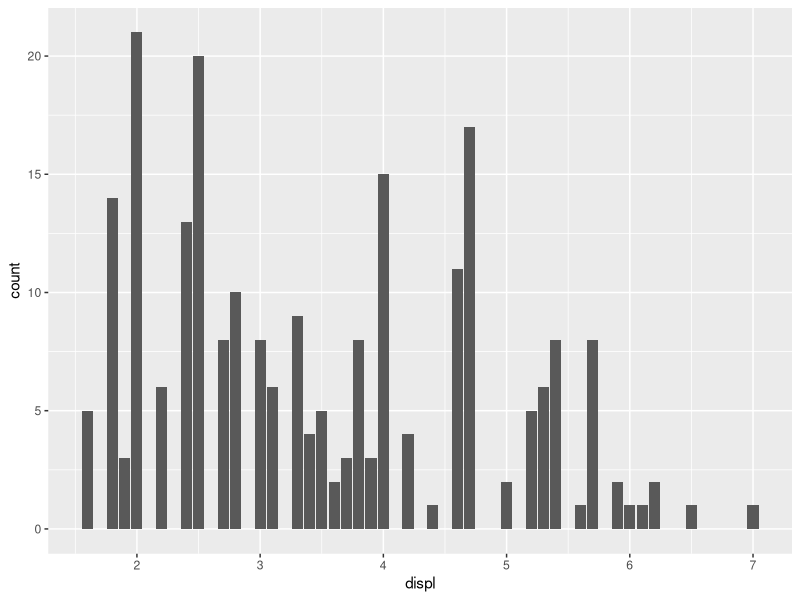
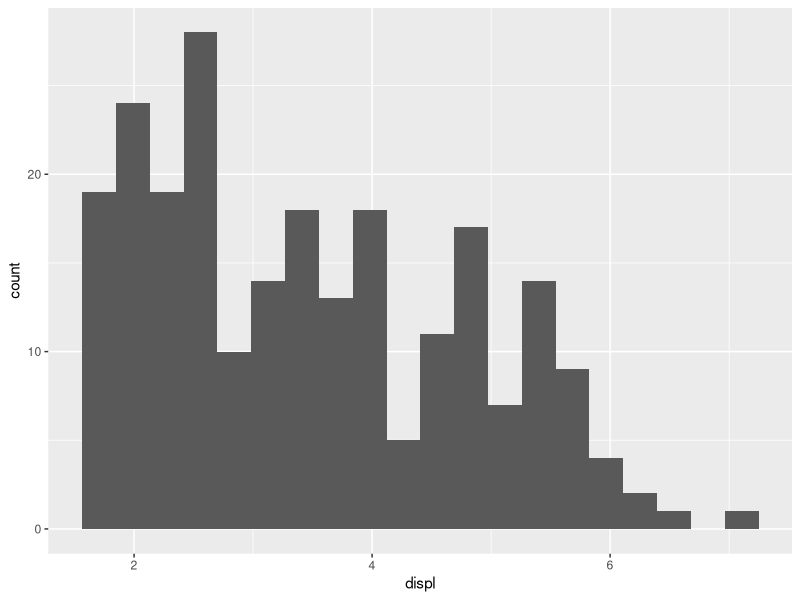
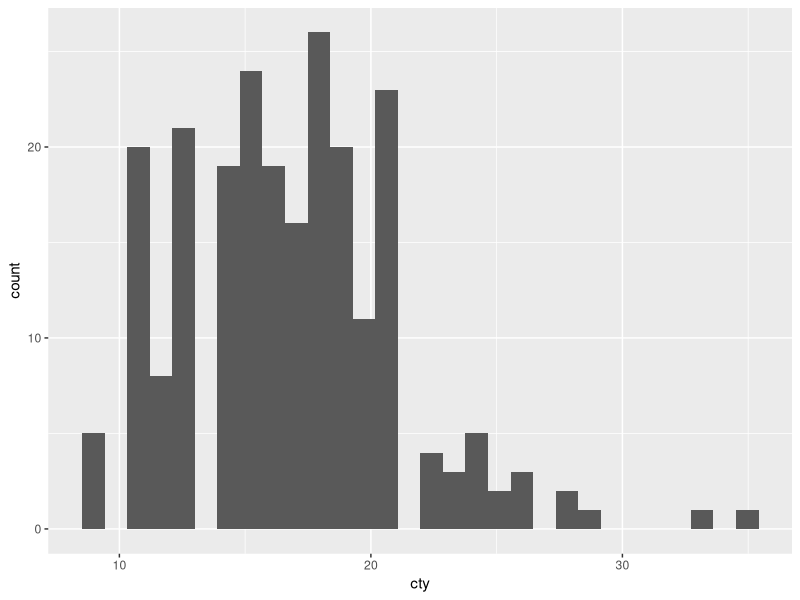
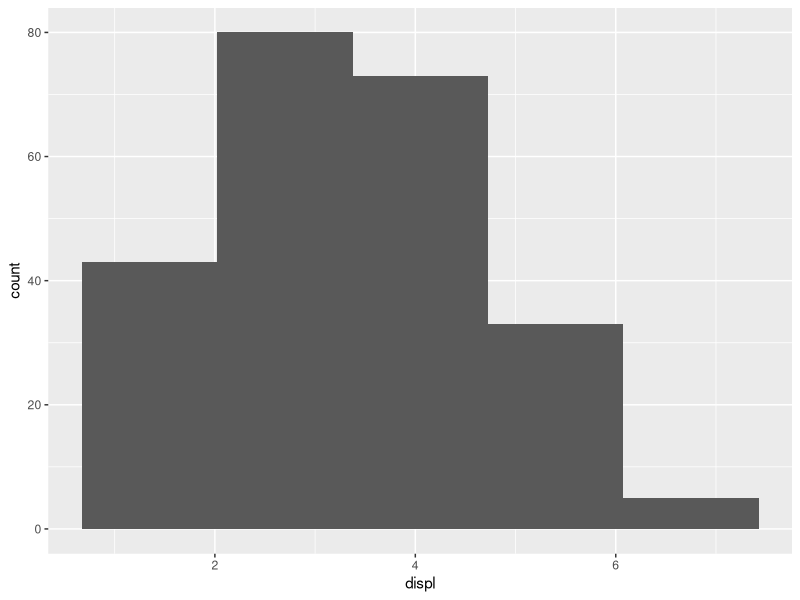
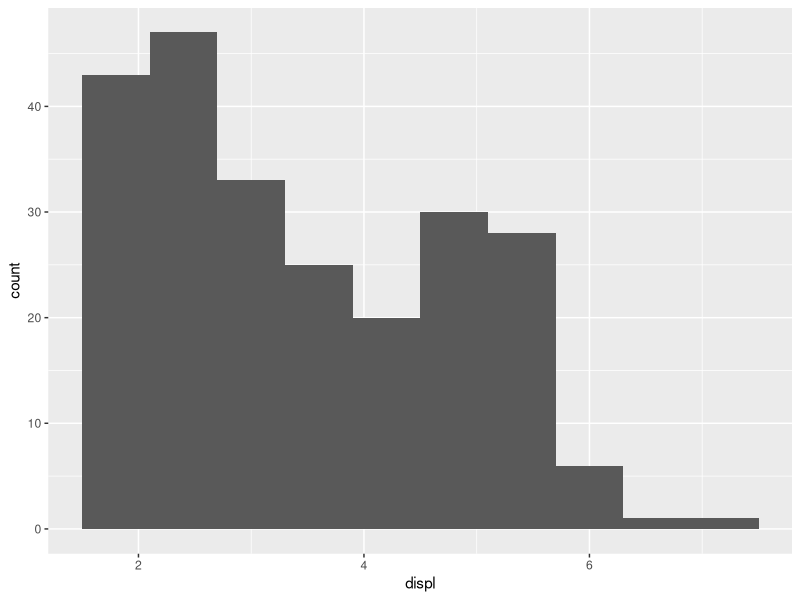
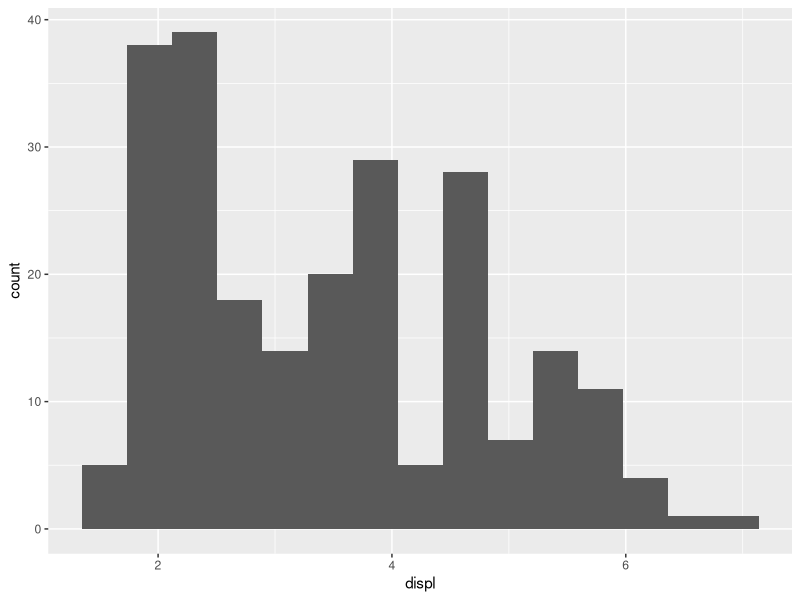
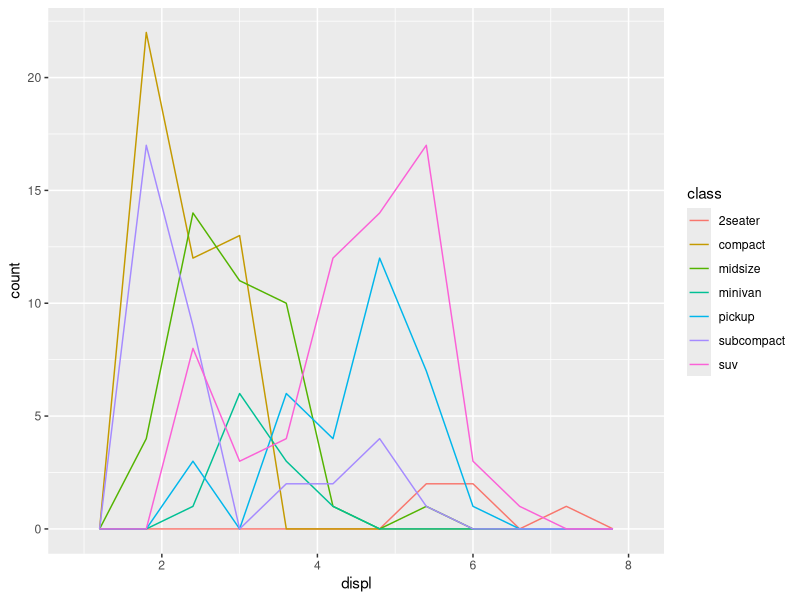
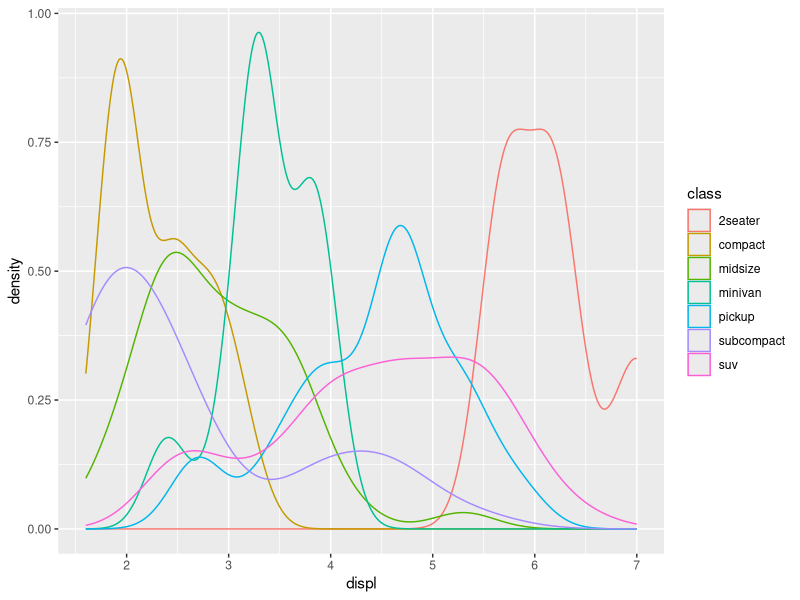

Write R code to recreate these figures, in order.
## ---- chunk 1
# knitr options
knitr::opts_chunk$set(echo = TRUE)
## ---- chunk 2
library(tidyverse)
## ---- chunk 3
## NOTE: No need to modify
mpg %>%
  ggplot(aes(displ)) +
  geom_bar()
## ---- chunk 4
## NOTE: No need to modify
mpg %>%
  ggplot(aes(displ)) +
  geom_histogram(bins = 20)
## ---- chunk 5
## TASK: Make a histogram of
mpg %>%
# task-begin
# TODO: Finish this code
# task-end
# solution-begin
  ggplot(aes(cty)) +
  geom_histogram()
# solution-end
## ---- chunk 6
## NOTE: No need to modify
mpg %>%
  ggplot(aes(displ)) +
  geom_histogram(bins = 5)
## ---- chunk 7
## NOTE: No need to modify
mpg %>%
  ggplot(aes(displ)) +
  geom_histogram(bins = 10)
## ---- chunk 8
## NOTE: No need to modify
mpg %>%
  ggplot(aes(displ)) +
  geom_histogram(bins = 15)
## ---- chunk 9
## NOTE: No need to modify
mpg %>%
  ggplot(aes(displ, color = class)) +
  geom_freqpoly(bins = 10)
## ---- chunk 10
## NOTE: No need to modify
mpg %>%
  ggplot(aes(displ, color = class)) +
  geom_density()
## ---- chunk 11
## NOTE: No need to modify
mpg %>%
  ggplot(aes(cty, color = class)) +
  geom_freqpoly(bins = 10)
## ---- chunk 12
## NOTE: No need to modify
mpg %>%
  ggplot(aes(cty, color = class)) +
  geom_density()
## ---- chunk 13
# task-begin
mpg %>%
  ggplot(aes(cty, color = class)) +
  geom_density()
# task-end
# solution-begin
mpg %>%
  ggplot(aes(cty)) +
  geom_density() +
  facet_wrap(~class, scales = "free_y")
# solution-end
## ---- chunk 14
## TODO: Run this chunk; play with differnet bin widths
diamonds %>%
  filter(carat < 1.1) %>%

  ggplot(aes(carat)) +
  geom_histogram(binwidth = 0.01, boundary = 0.005) +
  scale_x_continuous(
    breaks = seq(0, 1, by = 0.1)

  )
